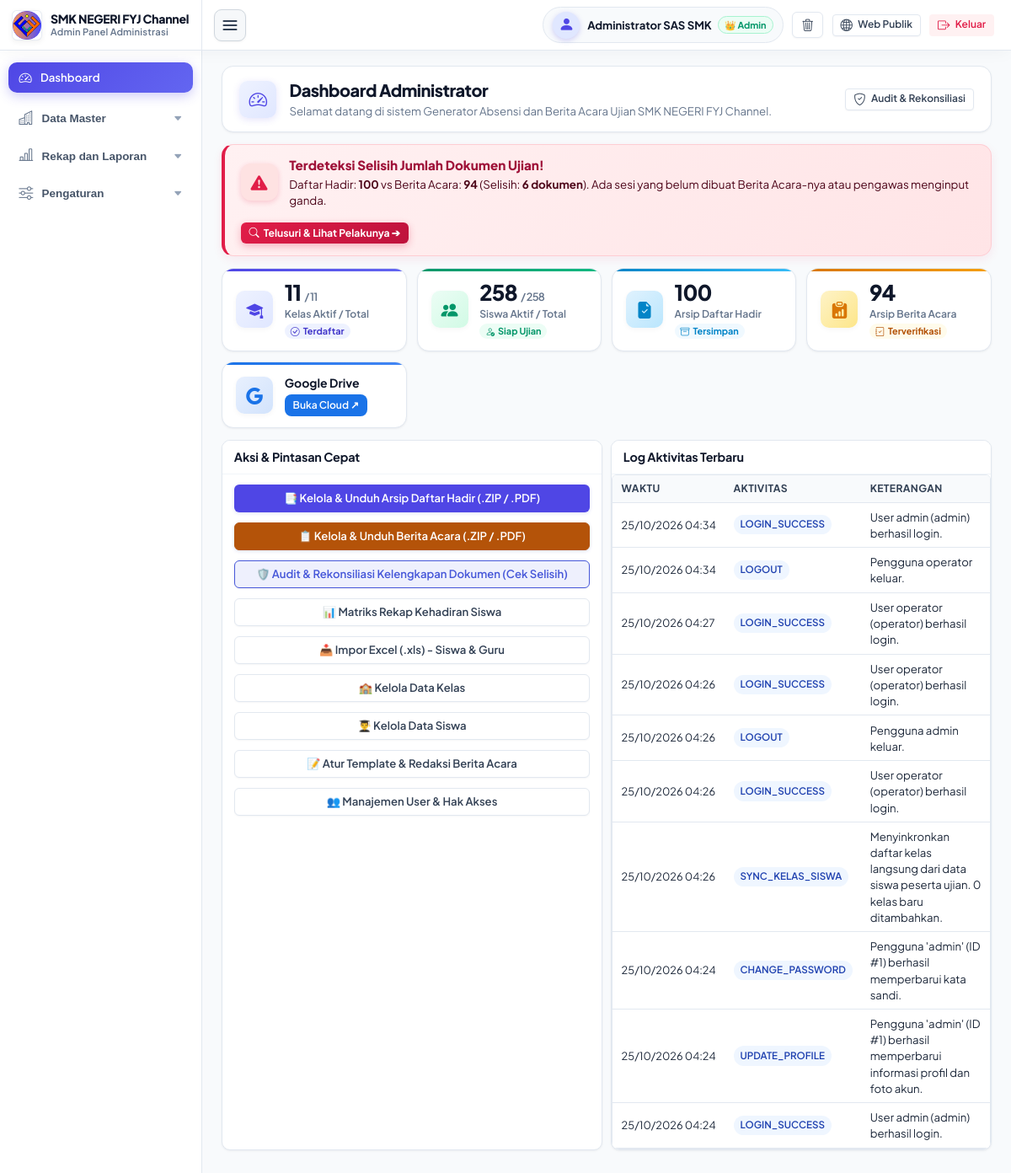
/admin/index.php (signed in), run on the app's committed database.
### tables this page shows
CREATE TABLE activity_logs (
    id INTEGER PRIMARY KEY AUTOINCREMENT,
    waktu DATETIME NOT NULL,
    aktivitas VARCHAR(50) NOT NULL,
    keterangan TEXT NOT NULL,
    ip_address VARCHAR(50) DEFAULT '127.0.0.1'
);

### config/database.php (called while the page is built, shortened)
<?php
function getDb(): PDO {
    static $pdo = null;
    if ($pdo !== null) {
        return $pdo;
    }
    if (DB_TYPE === 'sqlite') {
        $dsn = 'sqlite:' . DB_SQLITE_PATH;
        $pdo = new PDO($dsn, null, null, [
            PDO::ATTR_ERRMODE => PDO::ERRMODE_EXCEPTION,
            PDO::ATTR_DEFAULT_FETCH_MODE => PDO::FETCH_ASSOC,
        ]);
        $pdo->exec('PRAGMA foreign_keys = ON;');
        $pdo->exec('PRAGMA journal_mode = WAL;');
    }
    return $pdo;
}
function dbQuery(string $sql, array $params = []): PDOStatement {
    $db = getDb();
    $stmt = $db->prepare($sql);
    $stmt->execute($params);
    return $stmt;
}
function dbFetchAll(string $sql, array $params = []): array {
    $stmt = dbQuery($sql, $params);
    return $stmt->fetchAll();
}
function dbValue(string $sql, array $params = []) {
    $stmt = dbQuery($sql, $params);
    return $stmt->fetchColumn();
}

### config/functions.php (called while the page is built, shortened)
<?php
require_once __DIR__ . '/database.php';
function is_admin_logged_in(): bool {
    return !empty($_SESSION['admin_logged_in']) && $_SESSION['admin_logged_in'] === true;
}
function is_admin(): bool {
    return is_admin_logged_in() && (($_SESSION['admin_role'] ?? 'admin') === 'admin');
}
function get_setting(string $key, $default = '') {
    static $cached = null;
    if ($cached === null) {
        $cached = [];
        try {
            $rows = dbFetchAll("SELECT setting_key, setting_value FROM pengaturan");
            foreach ($rows as $r) {
                $cached[$r['setting_key']] = $r['setting_value'];
            }
        } catch (\Exception $e) {
        }
    }
    return $cached[$key] ?? $default;
}
    ?>

### admin/index.php (the view, shortened to what this page needs)
<?php
require_once __DIR__ . '/layout_header.php';
$totalKelas = (int)dbValue("SELECT COUNT(*) FROM kelas");
$aktifKelas = (int)dbValue("SELECT COUNT(*) FROM kelas WHERE aktif = 1");
$totalSiswa = (int)dbValue("SELECT COUNT(*) FROM siswa");
$aktifSiswa = (int)dbValue("SELECT COUNT(*) FROM siswa WHERE aktif = 1");
$totalAbsensi = (int)dbValue("SELECT COUNT(*) FROM absensi");
$totalBeritaAcara = (int)dbValue("SELECT COUNT(*) FROM berita_acara");
$selisih = abs($totalAbsensi - $totalBeritaAcara);
$driveUrl = get_setting('google_drive_folder_url', 'https://drive.google.com/drive/folders/1sHpxyW6DbHSp1D7KNN-_xTu8fG9rY35h?usp=sharing');
$logs = dbFetchAll("SELECT * FROM activity_logs ORDER BY id DESC LIMIT 10");
?>
<div class="page-header-card">
    <div class="page-header-content">
        <div class="page-header-icon-box">
            <i class="bi bi-speedometer2"></i>
        </div>
        <div>
            <h1 class="page-header-title">Dashboard Administrator</h1>
            <p class="page-header-subtitle">
                Selamat datang di sistem Generator Absensi dan Berita Acara Ujian <?= htmlspecialchars($namaSekolah) ?>.
            </p>
        </div>
    </div>
    <div class="page-header-actions">
        <a href="/admin/rekonsiliasi.php" class="btn btn-secondary btn-sm">
            <i class="bi bi-shield-check"></i> <span>Audit & Rekonsiliasi</span>
        </a>
    </div>
</div>
<?php if ($selisih > 0): ?>
<div style="background: linear-gradient(135deg, #fff1f2 0%, #ffe4e6 100%); border: 1px solid #fecdd3; border-left: 4px solid #e11d48; border-radius: 14px; padding: 0.85rem 1.15rem; margin-bottom: 0.85rem; display: flex; align-items: center; justify-content: space-between; flex-wrap: wrap; gap: 1rem; box-shadow: 0 4px 12px rgba(225, 29, 72, 0.08);">
    <div style="display: flex; align-items: center; gap: 0.85rem;">
        <div style="width: 44px; height: 44px; border-radius: 12px; background: #fee2e2; color: #e11d48; display: flex; align-items: center; justify-content: center; font-size: 1.25rem; flex-shrink: 0; box-shadow: 0 2px 6px rgba(225, 29, 72, 0.2);">
            <i class="bi bi-exclamation-triangle-fill"></i>
        </div>
        <div>
            <div style="font-weight: 800; color: #9f1239; font-size: 0.95rem;">
                Terdeteksi Selisih Jumlah Dokumen Ujian!
            </div>
            <div style="color: #4c0519; font-size: 0.835rem; margin-top: 2px;">
                Daftar Hadir: <strong><?= $totalAbsensi ?></strong> vs Berita Acara: <strong><?= $totalBeritaAcara ?></strong> (Selisih: <strong><?= $selisih ?> dokumen</strong>).
                Ada sesi yang belum dibuat Berita Acara-nya atau pengawas menginput ganda.
            </div>
        </div>
    </div>
    <div>
        <a href="/admin/rekonsiliasi.php?status=mismatch" class="btn-action-glow btn-action-glow-indigo" style="background: linear-gradient(135deg, #e11d48, #be123c); box-shadow: 0 3px 10px rgba(225, 29, 72, 0.3);">
            <i class="bi bi-search"></i> Telusuri & Lihat Pelakunya ➔
        </a>
    </div>
</div>
<?php endif; ?>
<div class="stats-grid">
    <div class="stat-card-modern">
        <div class="stat-accent-bar" style="background: linear-gradient(90deg, #4f46e5, #6366f1);"></div>
        <div class="stat-icon stat-icon-indigo">
            <i class="bi bi-mortarboard-fill"></i>
        </div>
        <div>
            <div class="stat-value"><?= $aktifKelas ?> <span style="font-size: 0.8rem; color: var(--text-muted); font-weight: 600;">/ <?= $totalKelas ?></span></div>
            <div class="stat-label">Kelas Aktif / Total</div>
            <span class="stat-meta-pill" style="background: #eef2ff; color: #4338ca;">
                <i class="bi bi-check-circle"></i> Terdaftar
            </span>
        </div>
    </div>
    <div class="stat-card-modern">
        <div class="stat-accent-bar" style="background: linear-gradient(90deg, #059669, #10b981);"></div>
        <div class="stat-icon" style="background: linear-gradient(135deg, #ecfdf5, #d1fae5); color: #059669;">
            <i class="bi bi-people-fill"></i>
        </div>
        <div>
            <div class="stat-value"><?= $aktifSiswa ?> <span style="font-size: 0.8rem; color: var(--text-muted); font-weight: 600;">/ <?= $totalSiswa ?></span></div>
            <div class="stat-label">Siswa Aktif / Total</div>
            <span class="stat-meta-pill" style="background: #ecfdf5; color: #059669;">
                <i class="bi bi-person-check"></i> Siap Ujian
            </span>
        </div>
    </div>
    <div class="stat-card-modern">
        <div class="stat-accent-bar" style="background: linear-gradient(90deg, #0284c7, #38bdf8);"></div>
        <div class="stat-icon stat-icon-sky">
            <i class="bi bi-file-earmark-check-fill"></i>
        </div>
        <div>
            <div class="stat-value"><?= $totalAbsensi ?></div>
            <div class="stat-label">Arsip Daftar Hadir</div>
            <span class="stat-meta-pill" style="background: #f0f9ff; color: #0284c7;">
                <i class="bi bi-archive"></i> Tersimpan
            </span>
        </div>
    </div>
    <div class="stat-card-modern">
        <div class="stat-accent-bar" style="background: linear-gradient(90deg, #d97706, #f59e0b);"></div>
        <div class="stat-icon stat-icon-amber">
            <i class="bi bi-clipboard-data-fill"></i>
        </div>
        <div>
            <div class="stat-value"><?= $totalBeritaAcara ?></div>
            <div class="stat-label">Arsip Berita Acara</div>
            <span class="stat-meta-pill" style="background: #fffbeb; color: #b45309;">
                <i class="bi bi-journal-check"></i> Terverifikasi
            </span>
        </div>
    </div>
    <div class="stat-card-modern">
        <div class="stat-accent-bar" style="background: linear-gradient(90deg, #1a73e8, #4285f4);"></div>
        <div class="stat-icon" style="background: linear-gradient(135deg, #e8f0fe, #d2e3fc); color: #1a73e8;">
            <i class="bi bi-google"></i>
        </div>
        <div>
            <div style="font-size: 0.875rem; font-weight: 700; margin-bottom: 4px; color: var(--text-heading);">Google Drive</div>
            <a href="<?= htmlspecialchars($driveUrl) ?>" target="_blank" rel="noopener noreferrer" class="btn btn-drive btn-sm" style="border-radius: 8px;">
                Buka Cloud ↗
            </a>
        </div>
    </div>
</div>
<div class="grid-2">
    <div class="card">
        <div class="card-header">
            <span class="card-title">Aksi & Pintasan Cepat</span>
        </div>
        <div class="card-body" style="display: flex; flex-direction: column; gap: 0.75rem;">
            <a href="/admin/absensi.php" class="btn btn-primary">
                📑 Kelola & Unduh Arsip Daftar Hadir (.ZIP / .PDF)
            </a>
            <a href="/admin/berita-acara.php" class="btn btn-primary" style="background-color: #b45309; border-color: #b45309;">
                📋 Kelola & Unduh Berita Acara (.ZIP / .PDF)
            </a>
            <a href="/admin/rekonsiliasi.php" class="btn btn-secondary" style="border-color: #4657d9; color: #4657d9; background: #eef0fd; font-weight: 600;">
                🛡️ Audit & Rekonsiliasi Kelengkapan Dokumen (Cek Selisih)
            </a>
            <a href="/admin/rekap-kehadiran.php" class="btn btn-secondary">
                📊 Matriks Rekap Kehadiran Siswa
            </a>
            <a href="/admin/import-siswa.php" class="btn btn-secondary">
                📥 Impor Excel (.xls) - Siswa & Guru
            </a>
            <a href="/admin/kelas.php" class="btn btn-secondary">
                🏫 Kelola Data Kelas
            </a>
            <a href="/admin/siswa.php" class="btn btn-secondary">
                👨‍🎓 Kelola Data Siswa
            </a>
            <?php if (is_admin()): ?>
                <a href="/admin/template-ujian.php" class="btn btn-secondary">
                    📝 Atur Template & Redaksi Berita Acara
                </a>
                <a href="/admin/users.php" class="btn btn-secondary">
                    👥 Manajemen User & Hak Akses
                </a>
            <?php endif; ?>
        </div>
    </div>
    <div class="card">
        <div class="card-header">
            <span class="card-title">Log Aktivitas Terbaru</span>
        </div>
        <div class="card-body" style="padding: 0;">
            <div class="table-responsive">
                <table class="table">
                    <thead>
                        <tr>
                            <th>Waktu</th>
                            <th>Aktivitas</th>
                            <th>Keterangan</th>
                        </tr>
                    </thead>
                    <tbody>
                        <?php if (empty($logs)): ?>
                            <tr>
                                <td colspan="3" style="text-align: center; color: var(--text-muted); padding: 1.5rem;">
                                    Belum ada aktivitas tercatat.
                                </td>
                            </tr>
                        <?php else: ?>
                            <?php foreach ($logs as $log): ?>
                                <tr>
                                    <td style="font-size: 0.8rem; white-space: nowrap;">
                                        <?= date('d/m/Y H:i', strtotime($log['waktu'])) ?>
                                    </td>
                                    <td>
                                        <span class="badge badge-info"><?= htmlspecialchars($log['aktivitas']) ?></span>
                                    </td>
                                    <td style="font-size: 0.825rem;"><?= htmlspecialchars($log['keterangan']) ?></td>
                                </tr>
                            <?php endforeach; ?>
                        <?php endif; ?>
                    </tbody>
                </table>
            </div>
        </div>
    </div>
</div>
<?php require_once __DIR__ . '/layout_footer.php'; ?>

### data on the page
activity_logs: waktu "25/10/2026 04:34", aktivitas "LOGIN_SUCCESS", keterangan "User admin (admin) berhasil login."
activity_logs: waktu "25/10/2026 04:34", aktivitas "LOGOUT", keterangan "Pengguna operator keluar."
activity_logs: waktu "25/10/2026 04:27", aktivitas "LOGIN_SUCCESS", keterangan "User operator (operator) berhasil login."
activity_logs: waktu "25/10/2026 04:26", aktivitas "LOGIN_SUCCESS", keterangan "User operator (operator) berhasil login."
activity_logs: waktu "25/10/2026 04:26", aktivitas "LOGOUT", keterangan "Pengguna admin keluar."
activity_logs: waktu "25/10/2026 04:26", aktivitas "LOGIN_SUCCESS", keterangan "User operator (operator) berhasil login."
activity_logs: waktu "25/10/2026 04:26", aktivitas "SYNC_KELAS_SISWA", keterangan "Menyinkronkan daftar kelas langsung dari data siswa peserta ujian. 0 kelas baru ditambahkan."
activity_logs: waktu "25/10/2026 04:24", aktivitas "CHANGE_PASSWORD", keterangan "Pengguna 'admin' (ID #1) berhasil memperbarui kata sandi."
activity_logs: waktu "25/10/2026 04:24", aktivitas "UPDATE_PROFILE", keterangan "Pengguna 'admin' (ID #1) berhasil memperbarui informasi profil dan foto akun."
activity_logs: waktu "25/10/2026 04:24", aktivitas "LOGIN_SUCCESS", keterangan "User admin (admin) berhasil login."

### other printed values
$namaSekolah "SMK NEGERI FYJ Channel"
$_SESSION['admin_name'] "Administrator SAS SMK"
$totalAbsensi "100"
$totalBeritaAcara "94"
$selisih "6"
$aktifKelas "11"
$totalKelas "11"
$aktifSiswa "258"
$totalSiswa "258"
